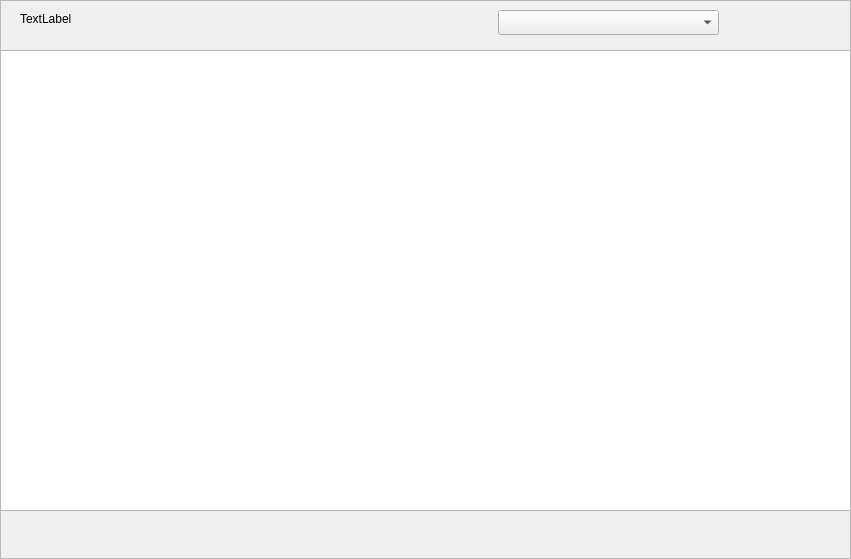
<?xml version="1.0" encoding="UTF-8"?>
<ui version="4.0">
 <class>TableCanInfo</class>
 <widget class="QFrame" name="TableCanInfo">
  <property name="geometry">
   <rect>
    <x>0</x>
    <y>0</y>
    <width>851</width>
    <height>559</height>
   </rect>
  </property>
  <property name="windowTitle">
   <string>Frame</string>
  </property>
  <property name="frameShape">
   <enum>QFrame::StyledPanel</enum>
  </property>
  <property name="frameShadow">
   <enum>QFrame::Raised</enum>
  </property>
  <widget class="QTableWidget" name="tableWidget">
   <property name="geometry">
    <rect>
     <x>0</x>
     <y>50</y>
     <width>851</width>
     <height>461</height>
    </rect>
   </property>
  </widget>
  <widget class="QComboBox" name="comboBoxProtocol">
   <property name="geometry">
    <rect>
     <x>498</x>
     <y>10</y>
     <width>221</width>
     <height>25</height>
    </rect>
   </property>
  </widget>
  <widget class="QLabel" name="label">
   <property name="geometry">
    <rect>
     <x>20</x>
     <y>10</y>
     <width>171</width>
     <height>17</height>
    </rect>
   </property>
   <property name="text">
    <string>TextLabel</string>
   </property>
  </widget>
 </widget>
 <resources/>
 <connections/>
</ui>
